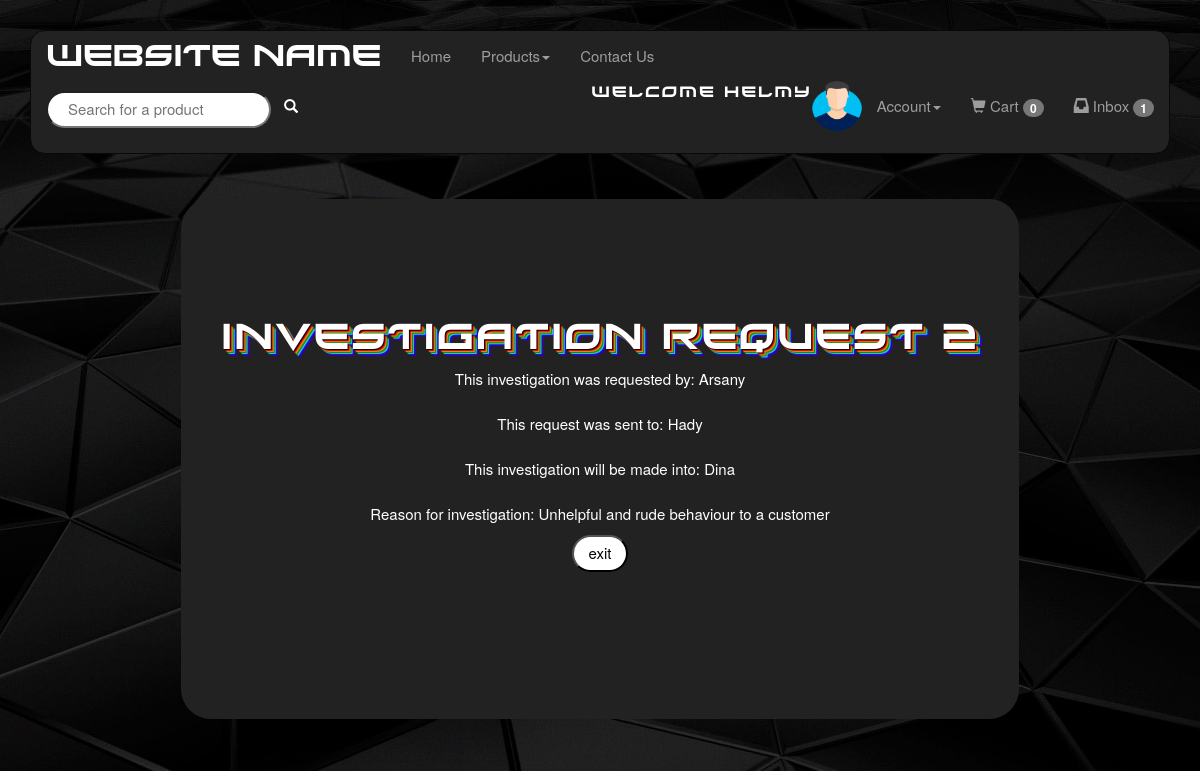
Page /ViewInvestigationRequest.php?id=2 (signed in) on the committed database.
### tables this page shows
CREATE TABLE `users` (
  `id` int(10) UNSIGNED NOT NULL,
  `username` varchar(30) NOT NULL,
  `password` varchar(225) NOT NULL,
  `email` varchar(50) NOT NULL,
  `address` varchar(50) DEFAULT NULL,
  `imagePath` varchar(255) DEFAULT NULL,
  `userType` varchar(15) NOT NULL
);

CREATE TABLE `investigationrequest` (
  `id` int(10) UNSIGNED NOT NULL,
  `auditorID` int(10) UNSIGNED NOT NULL,
  `hrID` int(10) UNSIGNED NOT NULL,
  `adminID` int(10) UNSIGNED NOT NULL,
  `reason` varchar(255) DEFAULT NULL
);

### ViewInvestigationRequest.php (the view, shortened to what this page needs)
<html>
    <head>
        <link rel="stylesheet" href="Style.css">
    </head>
    <?php
        include "Menu.php";
        ?>
    <body>
    <div class="container">
            <div class="card justify-content-center">
                <div class="carda">
        <?php
        if(isset($_GET['id'])){
            $con = new mysqli("localhost","root","", "project");
            $requestsql = "SELECT * FROM investigationrequest WHERE id='". $_GET['id'] . "'";
            $requestResult = $con->query($requestsql);
            if($requestResult->num_rows == 0){
                echo "Error: Request not found<br>";
            }
            else if($requestRow = $requestResult->fetch_assoc()){
                echo "<h1>Investigation Request " . $_GET['id'] . "</h1>";
                $auditorsql = "SELECT username FROM users WHERE id='" . $requestRow['auditorID'] . "'";
                $auditorResult = $con->query($auditorsql);
                if($auditorResult->num_rows == 0){
                    echo "Error: Auditor not found<br>";
                }
                else if($auditorRow = $auditorResult->fetch_assoc()){
                    echo "This investigation was requested by: " . $auditorRow['username'] . "<br><br>";
                }
                $hrsql = "SELECT username FROM users WHERE id='" . $requestRow['hrID'] . "'";
                $hrResult = $con->query($hrsql);
                if($hrResult->num_rows == 0){
                    echo "Error: Hr not found<br>";
                }
                else if($hrRow = $hrResult->fetch_assoc()){
                    echo "This request was sent to: " . $hrRow['username'] . "<br><br>";
                }
                $adminsql = "SELECT username FROM users WHERE id='" . $requestRow['adminID'] . "'";
                $adminResult = $con->query($adminsql);
                if($adminResult->num_rows == 0){
                    echo "Error: Admin not found<br>";
                }
                else if($adminRow = $adminResult->fetch_assoc()){
                    echo "This investigation will be made into: " . $adminRow['username'] . "<br><br>";
                }
                echo "Reason for investigation: " . $requestRow['reason'] . "<br>";
                echo "<form method='post' action=''><input type='submit' name='exit' value='exit'/><form><br><br>";
            }
        }
        else{
            echo "Error: invalid link<br>";
        }
        ?>
        </div>
        </div>
        </div>
    </body>
</html>

### Style.css (style rules this page uses)
body { margin: 30px; background: black; color: white; line-height: 1.5; font-size: 15px; background-image: url(resources/images/style/background/bg.jpg); background-position: center; background-repeat:no-repeat; background-size:cover; }
h1, h2, h3 { font-family: xirod; letter-spacing: 2px; font-weight: lighter; text-shadow: 1px 1px 1px black, 2px 2px 1px red, 3px 3px 1px goldenrod, 4px 4px 1px green, 5px 5px 1px turquoise, 6px 6px 1px blue, 7px 7px 1px indigo; animation: glow2 2s ease-in-out infinite alternate; }
.container { width: fit-content; height: fit-content; }
.card { background: #222; margin:20px; border-radius: 3rem; }
input[type=submit], input[type=reset], button, input[type=button], .select { border-radius: 3rem; color: black; background: white; margin: 10px 0; font-size: 100%; padding: 5px 15px; }
.carda { align-content: center; text-align: center; height: 520px; min-width: 400px; margin: 25px; overflow-y: auto; background: #222; border-radius: 15px 15px 15px 15px ; padding: 15px; }

### rows in the picture
users: username "Arsany"
users: username "Hady"
users: username "Dina"
investigationrequest: reason "Unhelpful and rude behaviour to a customer"

### other values in the picture
$_SESSION['username'] "Helmy"
$cart_items_row['cartItems'] "0"
$inbox_notif_row['unread_messages'] "1"
$_GET['id'] "2"
